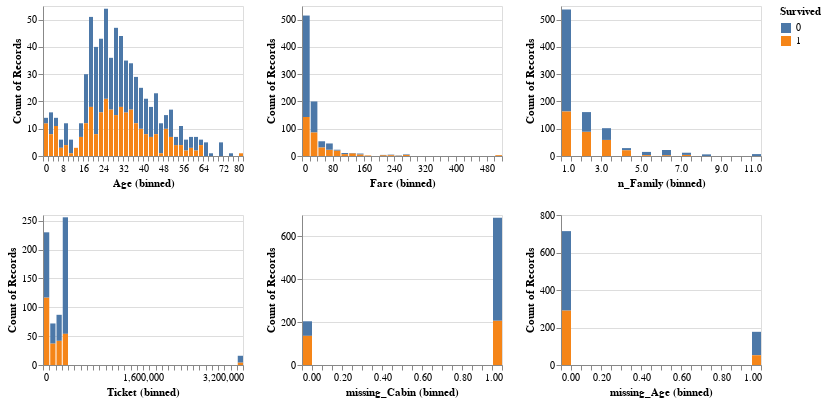

Notebook cell for this chart:
### Markdown cell above
# EDA

### Code cell
alt.Chart(train_df).mark_bar().encode(
    alt.X(alt.repeat(), type='quantitative', bin=alt.Bin(maxbins=40)),
    y='count()',
    fill='Survived'
).properties(
    width=200,
    height=150
).repeat(
    ['Age', 'Fare', 'n_Family', 'Ticket', 'missing_Cabin', 'missing_Age'],
    columns=3
)

### Figure 1 — Vega-Lite specification as saved in the notebook (floating-point values rounded to 4 significant figures; data arrays with more than 128 entries replaced by an {"elided": "..."} marker saying what was removed)
{"$schema": "https://vega.github.io/schema/vega-lite/v4.8.1.json", "columns": 3, "config": {"view": {"continuousHeight": 300, "continuousWidth": 400}}, "datasets": {"data-324cc782e0bf64e418e72020942d3b1a": {"elided": "891 records"}}, "repeat": ["Age", "Fare", "n_Family", "Ticket", "missing_Cabin", "missing_Age"], "spec": {"data": {"name": "data-324cc782e0bf64e418e72020942d3b1a"}, "encoding": {"fill": {"field": "Survived", "type": "nominal"}, "x": {"bin": {"maxbins": 40}, "field": {"repeat": "repeat"}, "type": "quantitative"}, "y": {"aggregate": "count", "type": "quantitative"}}, "height": 150, "mark": "bar", "width": 200}}
